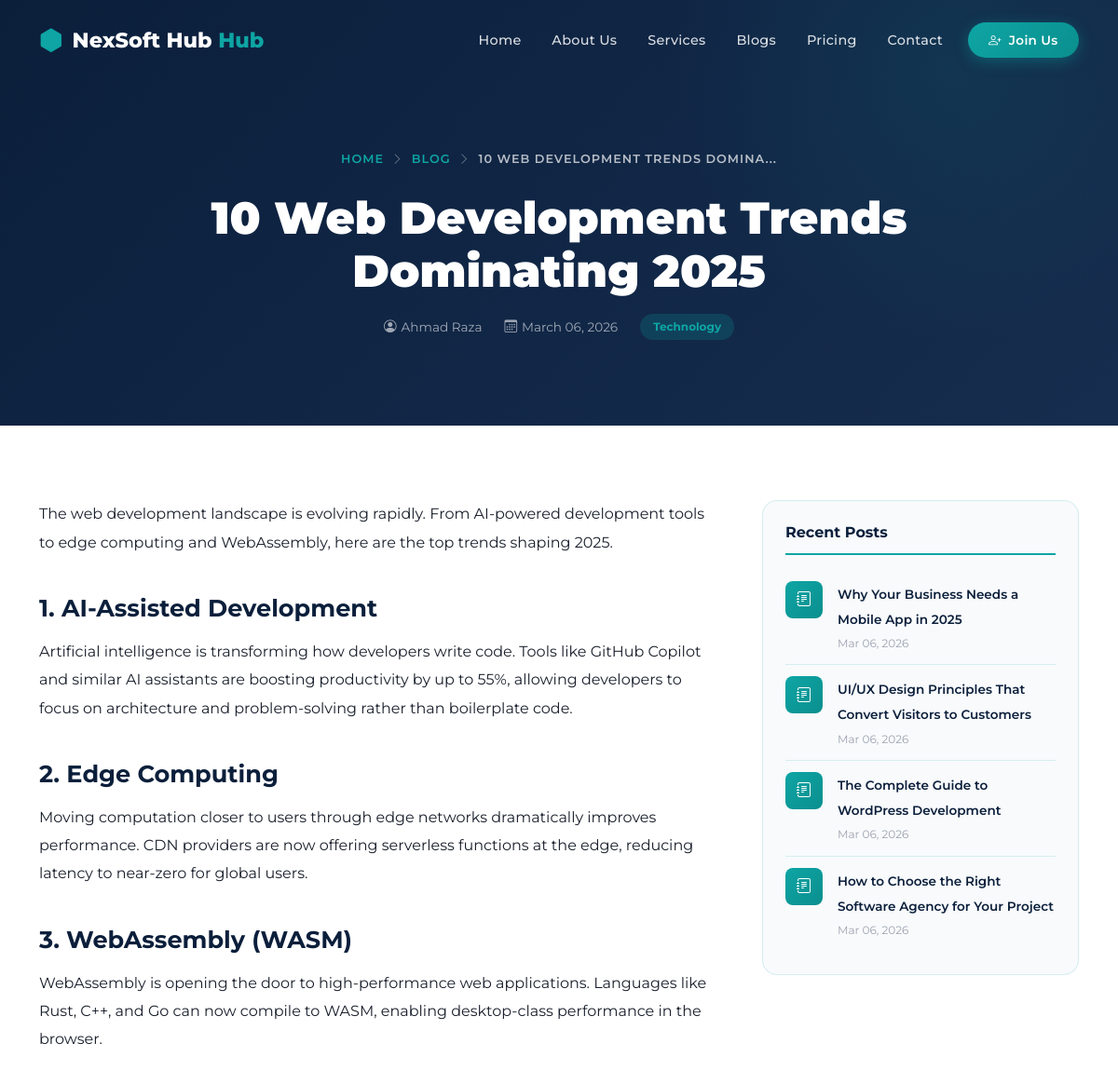
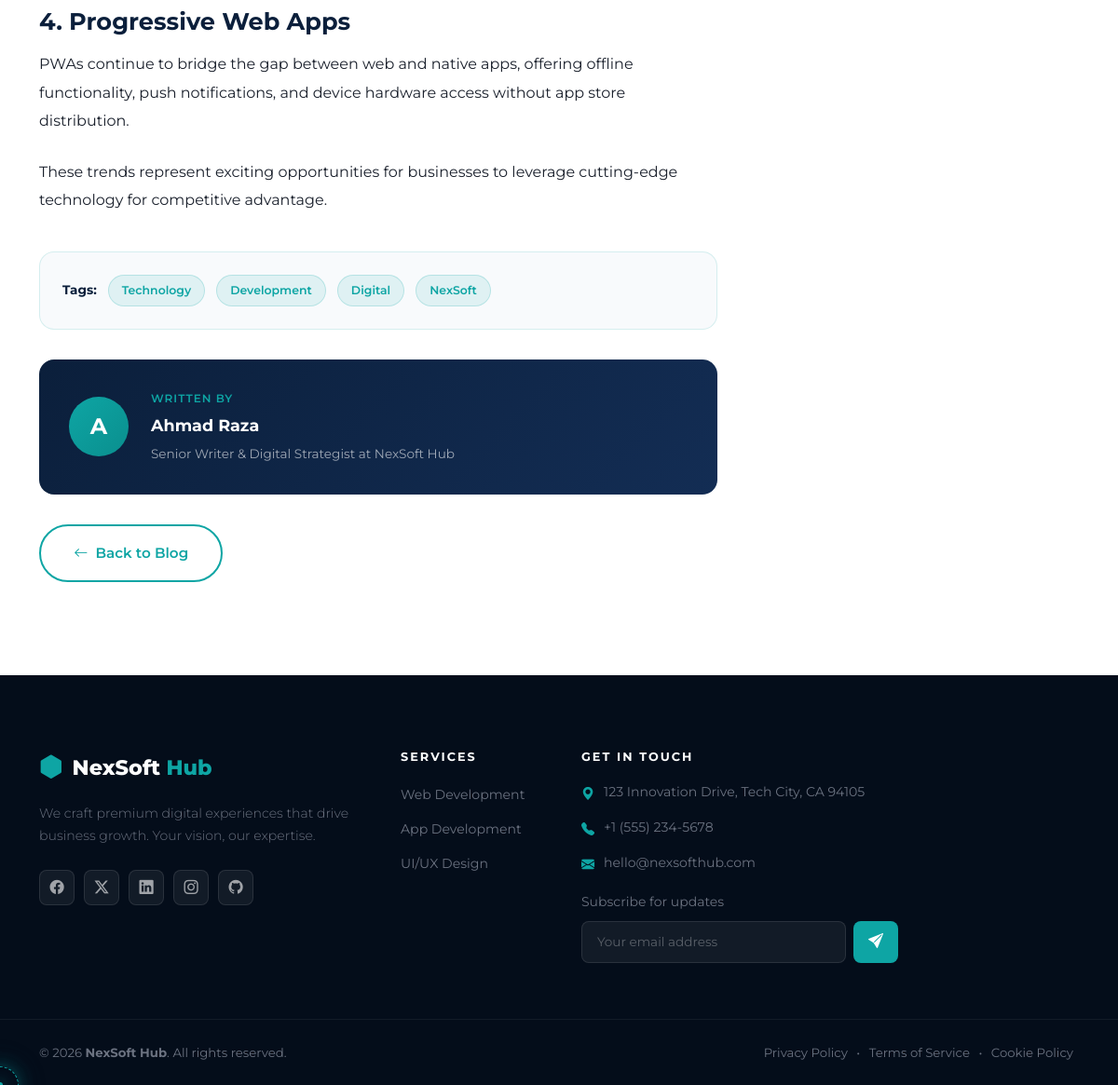
The app's page /?route=blog-single&slug=10-web-development-trends-2025 with its own data (2 pictures, top to bottom).
### tables this page shows
CREATE TABLE IF NOT EXISTS `blog_posts` (
  `id` int(11) NOT NULL AUTO_INCREMENT,
  `title` varchar(500) NOT NULL,
  `slug` varchar(500) NOT NULL,
  `content` longtext NOT NULL,
  `excerpt` text DEFAULT NULL,
  `featured_image` varchar(255) DEFAULT NULL,
  `author` varchar(100) NOT NULL DEFAULT 'NexSoft Hub',
  `created_at` timestamp NOT NULL DEFAULT CURRENT_TIMESTAMP,
  PRIMARY KEY (`id`),
  UNIQUE KEY `slug` (`slug`)
);

CREATE TABLE IF NOT EXISTS `services` (
  `id` int(11) NOT NULL AUTO_INCREMENT,
  `title` varchar(255) NOT NULL,
  `description` text NOT NULL,
  `features` text DEFAULT NULL,
  `tags` varchar(255) DEFAULT NULL,
  `icon` varchar(100) DEFAULT 'bi-gear',
  `order_no` int(11) DEFAULT 0,
  `created_at` timestamp NOT NULL DEFAULT CURRENT_TIMESTAMP,
  PRIMARY KEY (`id`)
);

### controllers/BlogController.php (called while the page is built, shortened)
<?php
require_once __DIR__ . '/../config/database.php';
class BlogController {
    public function single(): void {
        $db = getDB();
        $slug = sanitize($_GET['slug'] ?? '');
        $stmt = $db->prepare("SELECT * FROM blog_posts WHERE slug = ?");
        $stmt->execute([$slug]);
        $post = $stmt->fetch();
        $stmt2 = $db->prepare("SELECT id, title, slug, created_at FROM blog_posts WHERE id != ? ORDER BY created_at DESC LIMIT 4");
        $stmt2->execute([$post['id']]);
        $recentPosts = $stmt2->fetchAll();
        require_once __DIR__ . '/../components/header.php';
        require_once __DIR__ . '/../views/blog-single.php';
        require_once __DIR__ . '/../components/footer.php';
    }
}

### config/database.php (called while the page is built, shortened)
<?php
function getDB(): PDO {
    static $pdo = null;
    if ($pdo === null) {
        $dsn = "mysql:host=" . DB_HOST . ";dbname=" . DB_NAME . ";charset=" . DB_CHARSET;
        $options = [
            PDO::ATTR_ERRMODE            => PDO::ERRMODE_EXCEPTION,
            PDO::ATTR_DEFAULT_FETCH_MODE => PDO::FETCH_ASSOC,
            PDO::ATTR_EMULATE_PREPARES   => false,
        ];
        try {
            $pdo = new PDO($dsn, DB_USER, DB_PASS, $options);
        } catch (PDOException $e) {
            die('<div style="font-family:sans-serif;background:#0B1F3B;color:#fff;padding:40px;text-align:center;">
                <h2>Database Connection Error</h2>
                <p>Please ensure MySQL is running and the database <strong>nexsoft_hub</strong> exists.</p>
                <p style="color:#0EA5A4;font-size:12px;">' . htmlspecialchars($e->getMessage()) . '</p>
                <p>Import <strong>/database/nexsoft_hub.sql</strong> in phpMyAdmin to get started.</p>
            </div>');
        }
    }
    return $pdo;
}
function baseUrl(string $path = ''): string {
    $base = '/NexSoft';
    return $base . ($path ? '/' . ltrim($path, '/') : '');
}
function h($string) {
    return htmlspecialchars($string ?? '');
}
function getSetting(string $key, string $default = ''): string {
    static $settings = null;
    if ($settings === null) {
        $db = getDB();
        $stmt = $db->query("SELECT setting_key, setting_value FROM site_settings");
        $settings = $stmt->fetchAll(PDO::FETCH_KEY_PAIR);
    }
    return $settings[$key] ?? $default;
}
if (getSetting('maintenance_mode', '0') === '1') {
    if (!isset($_SESSION['admin_id'])) {
        die('
        <div style="font-family:sans-serif;height:100vh;display:flex;flex-direction:column;justify-content:center;align-items:center;background:#0B1F3B;color:#fff;text-align:center;padding:20px;">
            <h1 style="font-size:3rem;margin-bottom:1rem;color:#0EA5A4;">Under Maintenance</h1>
            <p style="font-size:1.2rem;max-width:600px;opacity:0.8;">We are currently performing some scheduled updates to improve your experience. We\'ll be back online shortly!</p>
            <div style="margin-top:2rem;width:50px;height:5px;background:#0EA5A4;"></div>
        </div>');
    }
}

### views/blog-single.php (the view, shortened to what this page needs)
<section class="page-header">
    <div class="container">
        <div class="page-breadcrumb reveal">
            <a href="<?php echo baseUrl(); ?>">Home</a>
            <span><i class="bi bi-chevron-right"></i></span>
            <a href="<?php echo baseUrl('?route=blog'); ?>">Blog</a>
            <span><i class="bi bi-chevron-right"></i></span>
            <span class="active"><?php echo mb_strimwidth(htmlspecialchars($post['title']), 0, 35, '...'); ?></span>
        </div>
        <h1 class="page-header-title reveal" style="font-size:clamp(1.8rem,4vw,3rem);max-width:800px;margin:0 auto;">
            <?php echo htmlspecialchars($post['title']); ?>
        </h1>
        <div class="blog-meta justify-content-center mt-3 reveal" style="display:flex;gap:1.5rem;flex-wrap:wrap;">
            <span style="color:rgba(255,255,255,0.6);font-size:0.85rem;display:flex;align-items:center;gap:5px;">
                <i class="bi bi-person-circle"></i> <?php echo htmlspecialchars($post['author']); ?>
            </span>
            <span style="color:rgba(255,255,255,0.6);font-size:0.85rem;display:flex;align-items:center;gap:5px;">
                <i class="bi bi-calendar3"></i> <?php echo date('F d, Y', strtotime($post['created_at'])); ?>
            </span>
            <span style="background:rgba(14,165,164,0.2);color:var(--secondary);font-size:0.75rem;font-weight:700;padding:4px 14px;border-radius:50px;">Technology</span>
        </div>
    </div>
</section>
<section style="padding: 80px 0 100px; background: var(--bg);">
    <div class="container">
        <div class="row g-5">
            <div class="col-lg-8">
                <article class="blog-single-content reveal">
                    <?php echo $post['content'];  ?>
                </article>
                <div style="margin-top: 2.5rem; padding: 1.5rem; background: var(--bg-alt); border-radius: var(--radius); border: 1px solid var(--border);">
                    <div style="display:flex;align-items:center;gap:12px;flex-wrap:wrap;">
                        <span style="font-size:0.85rem;font-weight:700;color:var(--primary);">Tags:</span>
                        <?php foreach(['Technology','Development','Digital','NexSoft'] as $tag): ?>
                        <a href="<?php echo baseUrl('?route=blog'); ?>" style="background:rgba(14,165,164,0.1);color:var(--secondary);font-size:0.78rem;font-weight:600;padding:5px 14px;border-radius:50px;border:1px solid rgba(14,165,164,0.2);transition:var(--transition);"><?php echo $tag; ?></a>
                        <?php endforeach; ?>
                    </div>
                </div>
                <div style="margin-top: 2rem; background: linear-gradient(135deg, var(--primary), var(--primary-light)); border-radius: var(--radius); padding: 2rem; display: flex; gap: 1.5rem; align-items: center; flex-wrap: wrap;">
                    <div style="width:64px;height:64px;background:linear-gradient(135deg,var(--secondary),var(--secondary-dark));border-radius:50%;display:flex;align-items:center;justify-content:center;font-size:1.5rem;font-weight:700;color:white;flex-shrink:0;">
                        <?php echo strtoupper(substr($post['author'], 0, 1)); ?>
                    </div>
                    <div>
                        <div style="font-size:0.75rem;text-transform:uppercase;letter-spacing:1px;color:var(--secondary);font-weight:600;margin-bottom:4px;">Written by</div>
                        <div style="font-size:1.1rem;font-weight:700;color:white;margin-bottom:4px;"><?php echo htmlspecialchars($post['author']); ?></div>
                        <p style="font-size:0.85rem;color:rgba(255,255,255,0.6);margin:0;">Senior Writer & Digital Strategist at NexSoft Hub</p>
                    </div>
                </div>
                <div style="margin-top: 2rem;">
                    <a href="<?php echo baseUrl('?route=blog'); ?>" class="btn-hero-outline" style="display:inline-flex;border-color:var(--secondary);color:var(--secondary);">
                        <i class="bi bi-arrow-left"></i> Back to Blog
                    </a>
                </div>
            </div>
            <div class="col-lg-4">
                <div class="blog-sidebar-card reveal">
                    <h4 class="blog-sidebar-title">Recent Posts</h4>
                    <?php if (empty($recentPosts)): ?>
                    <p style="color:var(--text-muted);font-size:0.85rem;">No other posts yet.</p>
                    <?php else: ?>
                    <?php foreach($recentPosts as $rp): ?>
                    <div class="recent-post-item">
                        <div class="recent-post-icon"><i class="bi bi-journal-text"></i></div>
                        <div>
                            <a href="<?php echo baseUrl('?route=blog-single&slug=' . urlencode($rp['slug'])); ?>" class="rp-title">
                                <?php echo htmlspecialchars(mb_strimwidth($rp['title'], 0, 60, '...')); ?>
                            </a>
                            <div class="rp-date"><?php echo date('M d, Y', strtotime($rp['created_at'])); ?></div>
                        </div>
                    </div>
                    <?php endforeach; ?>
                    <?php endif; ?>
                </div>
            </div>
        </div>
    </div>
</section>

### components/footer.php (shortened to what this page needs)
<footer class="nexsoft-footer">
    <div class="footer-top">
        <div class="container">
            <div class="row g-5">
                <div class="col-lg-4">
                    <div class="footer-brand">
                        <a href="<?php echo baseUrl(); ?>" class="footer-logo">
                            <span class="brand-icon"><i class="bi bi-hexagon-fill"></i></span>
                            <span class="brand-text">NexSoft <span class="brand-accent">Hub</span></span>
                        </a>
                        <p class="footer-tagline">We craft premium digital experiences that drive business growth. Your vision, our expertise.</p>
                        <div class="social-links">
                            <?php if ($fb = getSetting('facebook_link')): ?>
                            <a href="<?php echo htmlspecialchars($fb); ?>" class="social-link" aria-label="Facebook"><i class="bi bi-facebook"></i></a>
                            <?php endif; ?>
                            <?php if ($tw = getSetting('twitter_link')): ?>
                            <a href="<?php echo htmlspecialchars($tw); ?>" class="social-link" aria-label="Twitter"><i class="bi bi-twitter-x"></i></a>
                            <?php endif; ?>
                            <?php if ($li = getSetting('linkedin_link')): ?>
                            <a href="<?php echo htmlspecialchars($li); ?>" class="social-link" aria-label="LinkedIn"><i class="bi bi-linkedin"></i></a>
                            <?php endif; ?>
                            <?php if ($ig = getSetting('instagram_link')): ?>
                            <a href="<?php echo htmlspecialchars($ig); ?>" class="social-link" aria-label="Instagram"><i class="bi bi-instagram"></i></a>
                            <?php endif; ?>
                            <?php if ($gh = getSetting('github_link')): ?>
                            <a href="<?php echo htmlspecialchars($gh); ?>" class="social-link" aria-label="GitHub"><i class="bi bi-github"></i></a>
                            <?php endif; ?>
                        </div>
                    </div>
                </div>
                <div class="col-6 col-lg-2">
                    <h5 class="footer-heading">Services</h5>
                    <ul class="footer-links">
                        <?php
                        $footerServices = getDB()->query("SELECT title FROM services ORDER BY order_no ASC LIMIT 6")->fetchAll();
                        if ($footerServices):
                            foreach($footerServices as $s): ?>
                                <li><a href="<?php echo baseUrl('?route=services'); ?>"><?php echo h($s['title']); ?></a></li>
                            <?php endforeach;
                        else: ?>
                            <li><a href="<?php echo baseUrl('?route=services'); ?>">Web Development</a></li>
                            <li><a href="<?php echo baseUrl('?route=services'); ?>">App Development</a></li>
                        <?php endif; ?>
                    </ul>
                </div>
                <div class="col-lg-4">
                    <h5 class="footer-heading">Get In Touch</h5>
                    <ul class="footer-contact">
                        <li>
                            <i class="bi bi-geo-alt-fill"></i>
                            <span><?php echo getSetting('site_address', '123 Innovation Drive, Tech City, CA 94105'); ?></span>
                        </li>
                        <li>
                            <i class="bi bi-telephone-fill"></i>
                            <span><?php echo getSetting('site_phone', '+1 (555) 234-5678'); ?></span>
                        </li>
                        <li>
                            <i class="bi bi-envelope-fill"></i>
                            <span><?php echo getSetting('site_email', 'hello@nexsofthub.com'); ?></span>
                        </li>
                    </ul>
                    <div class="footer-newsletter mt-3">
                        <p class="small mb-2" style="color: var(--text-muted);">Subscribe for updates</p>
                        <div class="newsletter-form">
                            <input type="email" class="form-control newsletter-input" placeholder="Your email address">
                            <button class="btn newsletter-btn"><i class="bi bi-send-fill"></i></button>
                        </div>
                    </div>
                </div>
            </div>
        </div>
    </div>
    <div class="footer-bottom">
        <div class="container">
            <div class="d-flex flex-column flex-md-row justify-content-between align-items-center gap-2">
                <p class="mb-0">&copy; <?php echo date('Y'); ?> <strong>NexSoft Hub</strong>. All rights reserved.</p>
                <p class="mb-0 footer-bottom-links">
                    <a href="#">Privacy Policy</a> &bull;
                    <a href="#">Terms of Service</a> &bull;
                    <a href="#">Cookie Policy</a>
                </p>
            </div>
        </div>
    </div>
</footer>
</body>
</html>

### records on screen
blog_posts: title "10 WEB DEVELOPMENT TRENDS DOMINA...", title "10 Web Development Trends Dominating 2025", author "Ahmad Raza", created_at "March 06, 2026", content "The web development landscape is evolving rapidly. From AI-powered development tools to edge computing and WebAssembly, here are the top trends shaping 2025. 1. AI-Assisted Development Artificial intelligence is transforming how developers write code. Tools like GitHub Copilot and similar AI assistants are boosting productivity by up to 55%, allowing developers to focus on architecture and problem-solving rather than boilerplate code. 2. Edge Computing Moving computation closer to users through edge networks dramatically improves performance. CDN providers are now offering serverless functions at the edge, reducing latency to near-zero for global users. 3. WebAssembly (WASM) WebAssembly is…", author "A"
blog_posts: title "Why Your Business Needs a Mobile App in 2025", created_at "Mar 06, 2026"
blog_posts: title "UI/UX Design Principles That Convert Visitors to Customers", created_at "Mar 06, 2026"
blog_posts: title "The Complete Guide to WordPress Development", created_at "Mar 06, 2026"
blog_posts: title "How to Choose the Right Software Agency for Your Project", created_at "Mar 06, 2026"
services: title "Web Development"
services: title "App Development"
services: title "UI/UX Design"

### other values on screen
getSetting('site_name', 'NexSoft') "NexSoft Hub"
$tag "Technology"
$tag "Development"
$tag "Digital"
$tag "NexSoft"
getSetting('site_phone', '+1 (555) 234-5678') "+1 (555) 234-5678"
getSetting('site_email', 'hello@nexsofthub.com') "hello@nexsofthub.com"
